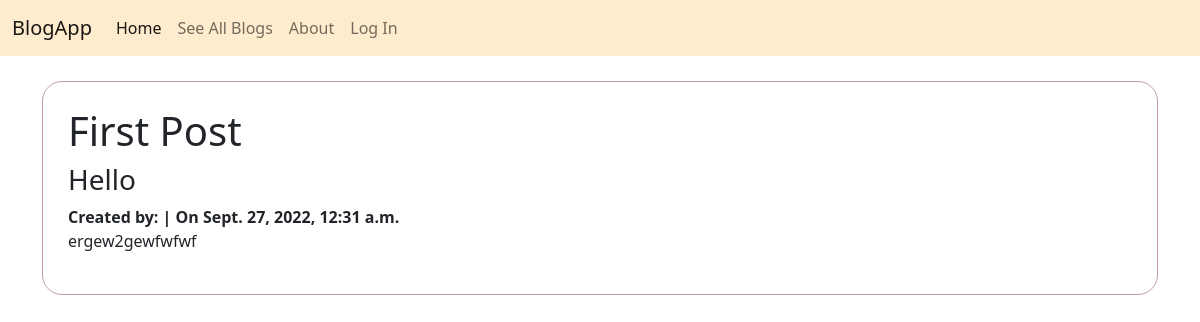
/posts/3/, run on the app's committed database.
### posts/models.py (models this page shows, shortened)
class Post(models.Model):
    title = models.CharField(max_length=256)
    subtitle = models.CharField(max_length=256)
    author = models.ForeignKey(
        get_user_model(),
        on_delete=models.CASCADE
    )
    body = models.TextField()
    created_on = models.DateTimeField(auto_now_add=True)
    status = models.ForeignKey(Satus,
                               on_delete=models.CASCADE,
                               blank=True,
                               null=True)

### posts/views.py (the view)
# urls.py: path('<int:pk>/', PostDetailView.as_view(), name='detail'),
class PostDetailView(DetailView):
    template_name = "posts/detail.html"
    model = Post

### templates/posts/detail.html (shortened to what this page needs)
{% extends 'base.html' %}
{% block content %}
    <div class="post-detail">
    <h1>{{ post.title }}</h1>
    <h3>{{ post.subtitle }}</h3>
    <strong>Created by: {{ post.autor }} | On {{post.created_on}}</strong>
    <p>{{ post.body }}</p>
    </div>
{% endblock content %}

### static/css/style.css (style rules this page uses)
.post-detail { border: 1px solid rgb(195, 157, 157); border-radius: 20px; padding: 25px; }

### data on the page
Post: title "First Post", subtitle "Hello", created_on "Sept. 27, 2022, 12:31 a.m.", body "ergew2gewfwfwf"
